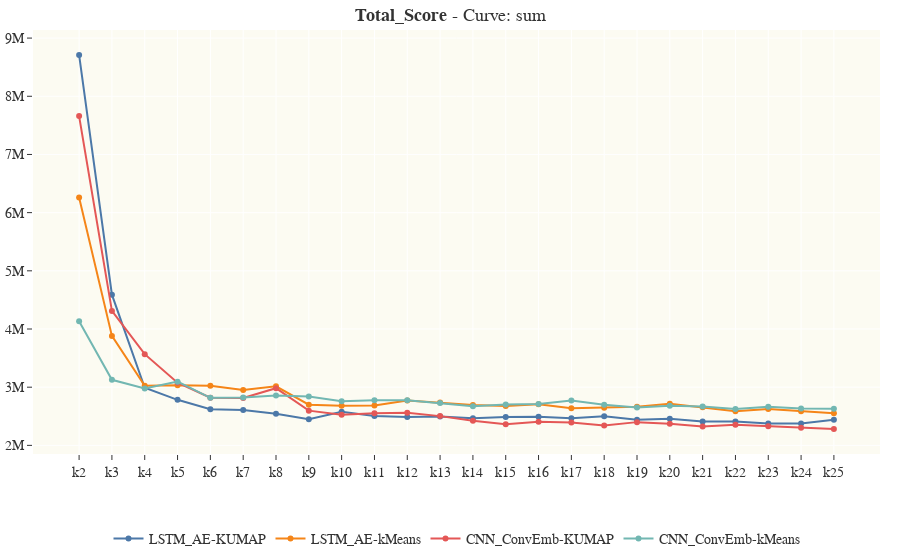

Notebook source saved alongside this figure:
### Markdown cell above
## Figures

### Code cell
plot_all_elbow(sols = [S1_centers, S2_centers], sol_names = [S1_name, S2_name], var = 'Total_Score', line_type = 'sum')

### Figure 1 — Plotly figure (JSON) as saved in the notebook; plotly's stock layout.template omitted (floating-point values rounded to 4 significant figures)
{"data": [{"hovertemplate": "%{y:.2s}", "line": {"color": "#4C78A8", "width": 2}, "mode": "lines+markers", "name": "LSTM_AE-KUMAP", "type": "scatter", "x": ["k2", "k3", "k4", "k5", "k6", "k7", "k8", "k9", "k10", "k11", "k12", "k13", "k14", "k15", "k16", "k17", "k18", "k19", "k20", "k21", "k22", "k23", "k24", "k25"], "y": [8710000.0, 4590000.0, 2990000.0, 2783000.0, 2620000.0, 2607000.0, 2543000.0, 2448000.0, 2577000.0, 2504000.0, 2486000.0, 2496000.0, 2464000.0, 2487000.0, 2493000.0, 2468000.0, 2500000.0, 2439000.0, 2457000.0, 2411000.0, 2411000.0, 2377000.0, 2374000.0, 2439000.0]}, {"hovertemplate": "%{y:.2s}", "line": {"color": "#F58518", "width": 2}, "mode": "lines+markers", "name": "LSTM_AE-kMeans", "type": "scatter", "x": ["k2", "k3", "k4", "k5", "k6", "k7", "k8", "k9", "k10", "k11", "k12", "k13", "k14", "k15", "k16", "k17", "k18", "k19", "k20", "k21", "k22", "k23", "k24", "k25"], "y": [6261000.0, 3881000.0, 3025000.0, 3032000.0, 3023000.0, 2952000.0, 3015000.0, 2699000.0, 2681000.0, 2686000.0, 2773000.0, 2736000.0, 2694000.0, 2679000.0, 2706000.0, 2638000.0, 2648000.0, 2662000.0, 2714000.0, 2656000.0, 2588000.0, 2627000.0, 2589000.0, 2553000.0]}, {"hovertemplate": "%{y:.2s}", "line": {"color": "#E45756", "width": 2}, "mode": "lines+markers", "name": "CNN_ConvEmb-KUMAP", "type": "scatter", "x": ["k2", "k3", "k4", "k5", "k6", "k7", "k8", "k9", "k10", "k11", "k12", "k13", "k14", "k15", "k16", "k17", "k18", "k19", "k20", "k21", "k22", "k23", "k24", "k25"], "y": [7659000.0, 4311000.0, 3568000.0, 3077000.0, 2819000.0, 2815000.0, 2983000.0, 2597000.0, 2525000.0, 2554000.0, 2559000.0, 2503000.0, 2422000.0, 2363000.0, 2406000.0, 2392000.0, 2341000.0, 2399000.0, 2369000.0, 2324000.0, 2355000.0, 2327000.0, 2303000.0, 2280000.0]}, {"hovertemplate": "%{y:.2s}", "line": {"color": "#72B7B2", "width": 2}, "mode": "lines+markers", "name": "CNN_ConvEmb-kMeans", "type": "scatter", "x": ["k2", "k3", "k4", "k5", "k6", "k7", "k8", "k9", "k10", "k11", "k12", "k13", "k14", "k15", "k16", "k17", "k18", "k19", "k20", "k21", "k22", "k23", "k24", "k25"], "y": [4134000.0, 3127000.0, 2976000.0, 3095000.0, 2817000.0, 2823000.0, 2857000.0, 2842000.0, 2760000.0, 2775000.0, 2774000.0, 2727000.0, 2672000.0, 2701000.0, 2710000.0, 2770000.0, 2700000.0, 2651000.0, 2683000.0, 2666000.0, 2627000.0, 2666000.0, 2635000.0, 2630000.0]}], "layout": {"autosize": true, "font": {"family": "Times New Roman", "size": 14}, "hovermode": "x", "legend": {"orientation": "h", "x": 0.5, "xanchor": "center", "y": -0.2, "yanchor": "middle"}, "margin": {"b": 20, "l": 5, "r": 20, "t": 30}, "paper_bgcolor": "white", "plot_bgcolor": "rgba(252, 251, 242, 1)", "showlegend": true, "title": {"font": {"family": "Garamond", "size": 18}, "text": "<b>Total_Score</b> - Curve: sum", "xanchor": "center", "yanchor": "middle"}, "xaxis": {"autorange": true, "range": [-1.416, 24.42], "type": "category"}, "yaxis": {"autorange": true, "range": [1804000.0, 9187000.0], "type": "linear"}}}
